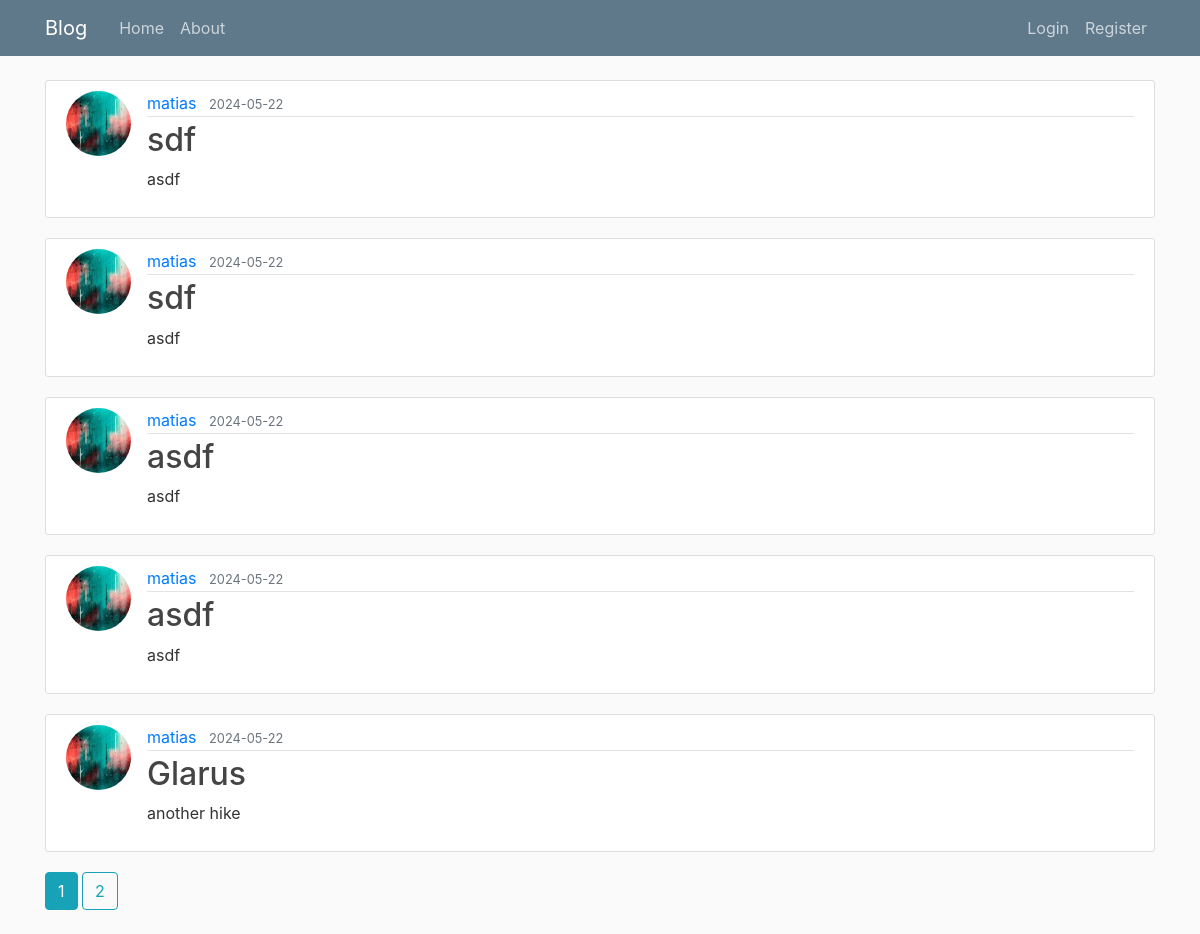
The page /home on the database its author committed.
### flaskblog/models.py (models this page shows, shortened)
class Post(db.Model):
    id = db.Column(db.Integer, primary_key=True)
    title = db.Column(db.String(100), nullable=False)
    date_posted = db.Column(db.DateTime, nullable=False, default=datetime.utcnow)
    content = db.Column(db.Text, nullable=False)
    user_id = db.Column(db.Integer, db.ForeignKey('user.id'), nullable=False)
    gpx_file = db.Column(db.String(20), nullable=True)

class User(db.Model, UserMixin):
    id = db.Column(db.Integer, primary_key=True)
    username = db.Column(db.String(20), unique=True, nullable=False)
    email = db.Column(db.String(120), unique=True, nullable=False)
    image_file = db.Column(db.String(20), nullable=False, default='default.jpg')
    password = db.Column(db.String(60), nullable=False)
    posts = db.relationship('Post', backref='author', lazy=True)

### flaskblog/main/routes.py (the view)
@main.route("/")
@main.route("/home")
def home():
    page = request.args.get('page',1, type=int)
    posts = Post.query.order_by(Post.date_posted.desc())\
                      .paginate(page=page, per_page=5)
    return render_template('home.html', posts=posts)

### flaskblog/templates/home.html
{% extends 'layout.html' %}
{% block content %}
{% for post in posts.items %}
<article class="media content-section">
    <img class="rounded-circle article-img" src="{{ url_for('static', filename='profile_pics/' + post.author.image_file) }}">
    <div class="media-body">
        <div class="article-metadata">
            <a class="mr-2" href="{{ url_for('users.user_posts', username=post.author.username) }}">{{ post.author.username }}</a>
            <small class="text-muted">{{ post.date_posted.strftime('%Y-%m-%d') }}</small>
        </div>
        <h2><a class="article-title" href="{{ url_for('posts.post', post_id=post.id) }}">{{ post.title }}</a></h2>
        <p class="article-content">{{ post.content }}</p>
    </div>
</article>
{% endfor %}
{% for page_num in posts.iter_pages(left_edge=1, right_edge=1, left_current=1, right_current=2) %}
    {% if page_num %}
        {% if posts.page == page_num %}
        <a class="btn btn-info mb-4" href="{{ url_for('main.home', page=page_num) }}">{{ page_num }}</a>
        {% else %}
        <a class="btn btn-outline-info mb-4" href="{{ url_for('main.home', page=page_num) }}">{{ page_num }}</a>
        {% endif %}
    {% else %}
        ...
    {% endif%}
{% endfor%}
{% endblock content %}

### flaskblog/templates/layout.html (shortened to what this page needs)
<!DOCTYPE html>
<html>
<head>
    <link rel="stylesheet" href="https://maxcdn.bootstrapcdn.com/bootstrap/4.0.0/css/bootstrap.min.css">
    <link rel="stylesheet" type="text/css" href="{{ url_for('static', filename='main.css') }}">
</head>
<body>
    <header class="site-header">
      <nav class="navbar navbar-expand-md navbar-dark bg-steel fixed-top">
        <div class="container">
          <a class="navbar-brand mr-4" href="/">Blog</a>
          <div class="collapse navbar-collapse" id="navbarToggle">
            <div class="navbar-nav mr-auto">
              <a class="nav-item nav-link" href="{{ url_for('main.home') }}">Home</a>
              <a class="nav-item nav-link" href="{{ url_for('main.about') }}">About</a>
            </div>
            <div class="navbar-nav">
              {% if current_user.is_authenticated %}
                <a class="nav-item nav-link" href="{{ url_for('posts.new_post') }}">New Post</a>
                <a class="nav-item nav-link" href="{{ url_for('users.account') }}">Account</a>
                <a class="nav-item nav-link" href="{{ url_for('users.logout') }}">Logout</a>
              {% else %}
                <a class="nav-item nav-link" href="{{ url_for('users.login') }}">Login</a>
                <a class="nav-item nav-link" href="{{ url_for('users.register') }}">Register</a>
              {% endif %}
            </div>
          </div>
        </div>
      </nav>
    </header>
    <main role="main" class="container">
      <div class="row">
        <div class="col-lg-12">
          {% block content %}{% endblock %}
        </div>
      </div>
    </main>
</body>
</html>

### flaskblog/static/main.css (style rules this page uses)
body { background: #fafafa; color: #333333; margin-top: 5rem; }
h1, h2, h3, h4, h5, h6 { color: #444444; }
.bg-steel { background-color: #5f788a; }
.site-header .navbar-nav .nav-link { color: #cbd5db; }
.content-section { background: #ffffff; padding: 10px 20px; border: 1px solid #dddddd; border-radius: 3px; margin-bottom: 20px; }
.article-title { color: #444444; }
.article-content { white-space: pre-line; }
.article-img { height: 65px; width: 65px; margin-right: 16px; }
.article-metadata { padding-bottom: 1px; margin-bottom: 4px; border-bottom: 1px solid #e3e3e3 }

### rows shown on the page
Post: image_file (picture), author.username "matias", date_posted "2024-05-22", title "sdf", content "asdf"
Post: image_file (picture), author.username "matias", date_posted "2024-05-22", title "sdf", content "asdf"
Post: image_file (picture), author.username "matias", date_posted "2024-05-22", title "asdf", content "asdf"
Post: image_file (picture), author.username "matias", date_posted "2024-05-22", title "asdf", content "asdf"
Post: image_file (picture), author.username "matias", date_posted "2024-05-22", title "Glarus", content "another hike"

### other values the page prints
{{ page_num }} "1"
{{ page_num }} "2"
